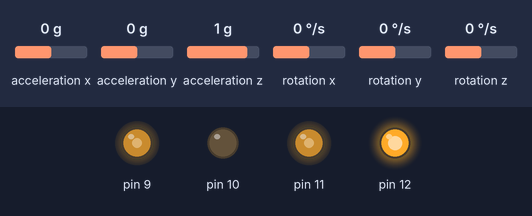
This sketch was run on a simulated Arduino Uno, built with avr-gcc and run on an emulated ATmega328P. Parts: output pins drawn as LEDs (lit = HIGH). The test bench sets the inputs (shaded band); at power-on: rotation z 0 °/s, acceleration x 0 g, acceleration y 0 g, acceleration z 1 g, rotation x 0 °/s, rotation y 0 °/s.

Above: at 2.7 s.
2.8 s: rotation z set to -192 °/s
At 4.4 s:
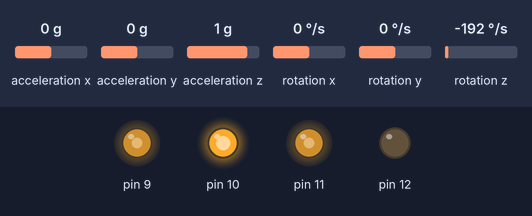
5.2 s: rotation z set to 100 °/s
At 7.97 s:
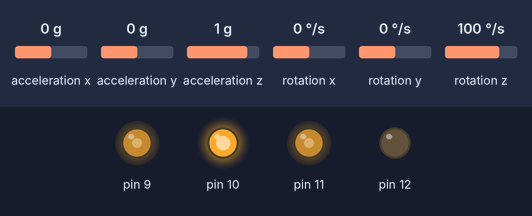
8.2 s: rotation z set to -100 °/s
At 8.47 s:
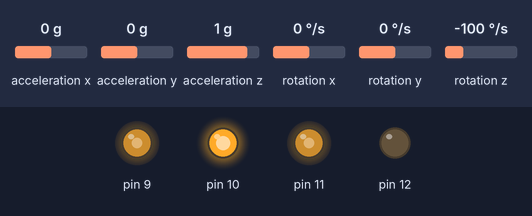
10.0 s: rotation z set to 154 °/s
At 11.8 s:
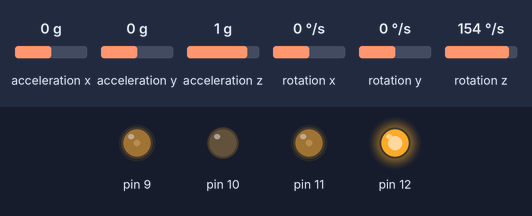
13.0 s: rotation z set to -100 °/s
At 15.34 s:
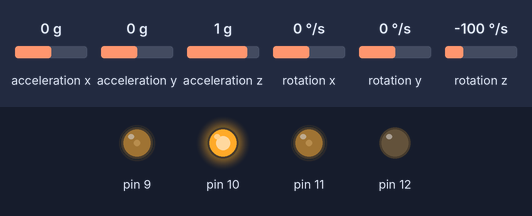
Timing chart, 0 to 17.0 s (numbered marks = the images above; inputs shaded):
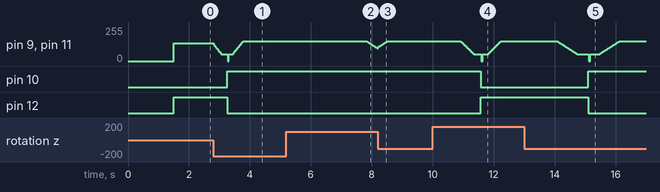

Measured:
- after the input at 2.8 s, pin 10: LOW → HIGH after 0.46 s; pin 12: HIGH → LOW after 0.46 s
- after the input at 5.2 s, pin 9, pin 11: moves from 150/255 to 95/255 over 0.37 s, starting after 2.6 s
- after the input at 8.2 s, pin 10: stays HIGH (without the input it goes to LOW after 0.65 s); pin 12: stays LOW (without the input it goes to HIGH after 0.65 s)
- after the input at 10.0 s, pin 10: HIGH → LOW after 1.6 s; pin 12: LOW → HIGH after 1.6 s
- after the input at 13.0 s, pin 10: LOW → HIGH after 2.1 s; pin 12: HIGH → LOW after 2.1 s

The sketch:

week8_part3.ino
```cpp
#include "Motor.hpp"
#include "PIDController.hpp"
#include <MPU6050_light.h>

#define MOT1PWM 11
#define MOT1DIR 12
mtrn3100::Motor motor1(MOT1PWM, MOT1DIR);

#define MOT2PWM 9
#define MOT2DIR 10
mtrn3100::Motor motor2(MOT2PWM, MOT2DIR);

MPU6050 mpu(Wire);

// 转向PID/TURN PID。转得慢可增大Kp；来回摆动可减小Kp或增大Kd。/ Increase Kp for a slow turn; reduce Kp or increase Kd for overshoot.
mtrn3100::PIDController headingController(1.5f, 0.0f, 0.05f);
const float TURN_ANGLE_DEG = 90.0f;
// PWM调节。MAX控制最高转速；MIN应为刚好能原地转动的最低PWM。/ MAX limits turn speed; MIN should be the lowest PWM
const int16_t MAX_PWM = 150;
const int16_t MIN_TURN_PWM = 50;
// 停车容差/TOLERANCE。抖动可略增但必须小于5。/ increase slightly for noise, but stay below 5.
const float STOP_TOLERANCE_DEG = 3.0f;
// 控制周期/CONTROL PERIOD: 噪声大可增大；响应迟缓可小幅减小。/ Increase for noisy control; reduce slightly if response is sluggish.
const unsigned long CONTROL_INTERVAL_US = 10000;

// 方向调试/DIRECTION。 开机必须顺时针90度；若变成逆时针，只改-1为+1。 / change +1 if it turns anticlockwise.
const float TURN_SIGN = -1.0f;
const int MOTOR2_TURN_SIGN = -1;  // 原地转向符号/MOTOR SIGN

float targetHeading = 0.0f;
bool imuReady = false;
unsigned long lastControlTime = 0;

void rotate(float pwm) {
    motor1.setPWM(pwm);
    motor2.setPWM(MOTOR2_TURN_SIGN * pwm);
}

void setup() {
    Wire.begin();

    byte imuStatus = mpu.begin();
    if (imuStatus != 0) {
        rotate(0);
        return;
    }
    mpu.calcOffsets(true, true);
    delay(500);
    mpu.update();

    float startHeading = mpu.getAngleZ();
    targetHeading = startHeading + TURN_SIGN * TURN_ANGLE_DEG;

    headingController.zeroAndSetTarget(0.0f, targetHeading);

    imuReady = true;
}

void loop() {
    mpu.update();

    if (!imuReady) {
        rotate(0);
        return;
    }

    unsigned long now = micros();
    if (now - lastControlTime < CONTROL_INTERVAL_US) return;
    lastControlTime = now;

    float error = targetHeading - mpu.getAngleZ();
    if (fabs(error) <= STOP_TOLERANCE_DEG) {
        rotate(0);
        return;
    }

    float output = headingController.compute(mpu.getAngleZ());
    output = constrain(output, (float)-MAX_PWM, (float)MAX_PWM);

    if (fabs(output) < MIN_TURN_PWM) {
        output = output < 0.0f ? -MIN_TURN_PWM : MIN_TURN_PWM;
    }

    rotate(output);

}
```

Motor.hpp
```cpp
#pragma once

#include <Arduino.h>

#include "math.h"

namespace mtrn3100 {

class Motor {
public:
    Motor(uint8_t pwm_pin, uint8_t in2) : pwm_pin(pwm_pin), dir_pin(in2) {
        pinMode(pwm_pin, OUTPUT);
        pinMode(in2, OUTPUT);
    }

    void setPWM(int16_t pwm) {
        if (pwm < 0) {
            digitalWrite(dir_pin, HIGH);
            analogWrite(pwm_pin, abs(pwm));
        } else if (pwm > 0) {
            digitalWrite(dir_pin, LOW);
            analogWrite(pwm_pin, abs(pwm));
        } else {
            analogWrite(pwm_pin, 0);
        }
    }

private:
    const uint8_t pwm_pin;
    const uint8_t dir_pin;
};

}
```

PIDController.hpp
```cpp
#pragma once
#include <math.h>

namespace mtrn3100 {

class PIDController {
public:
    PIDController(float kp, float ki, float kd)
        : prev_time(0), curr_time(0), dt(0), kp(kp), ki(ki), kd(kd),
          error(0), derivative(0), integral(0), output(0), prev_error(0),
          setpoint(0), zero_ref(0), derivative_ready(false) {}

    float compute(float input) {
        curr_time = micros();
        dt = static_cast<float>(curr_time - prev_time) / 1e6f;
        prev_time = curr_time;

        if (dt <= 0.0f) dt = 1.0e-6f;

        error = setpoint - (input - zero_ref);

        float proportional = error;
        integral = integral + error * dt;
        if (derivative_ready) {
            derivative = (error - prev_error) / dt;
        } else {
            derivative = 0.0f;
            derivative_ready = true;
        }
        output = kp * proportional + ki * integral + kd * derivative;

        prev_error = error;

        return output;
    }

    float getError() {
        return error;
    }

    void zeroAndSetTarget(float zero, float target) {
        prev_time = micros();
        zero_ref = zero;
        setpoint = target;
        error = target;
        prev_error = error;
        integral = 0.0f;
        derivative = 0.0f;
        output = 0.0f;
        derivative_ready = false;
    }

public:
    uint32_t prev_time, curr_time;
    float dt;

private:
    float kp, ki, kd;
    float error, derivative, integral, output;
    float prev_error;
    float setpoint;
    float zero_ref;
    bool derivative_ready;
};

}
```
